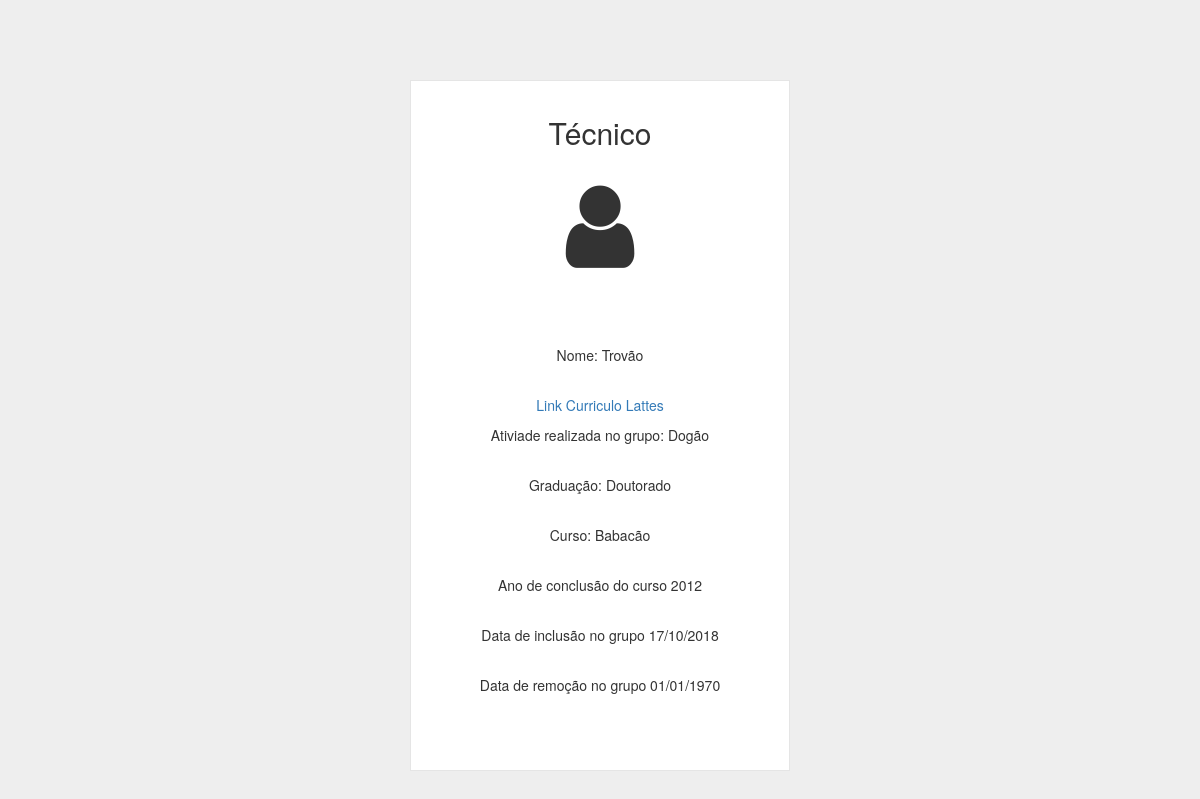
Page /codigos/PHP/tecnico.php?id=1 on the committed database.
### tables this page shows
CREATE TABLE IF NOT EXISTS `tecnicos` (
  `cod_tecnico` int(11) NOT NULL AUTO_INCREMENT,
  `nome` varchar(100) NOT NULL,
  `lattes` varchar(100) NOT NULL,
  `atividade_realizada` varchar(150) NOT NULL,
  `fk_graduacao` int(11) NOT NULL,
  `curso` varchar(100) DEFAULT NULL,
  `ano_conclusao` int(4) NOT NULL,
  `fk_cod_grupo` int(11) NOT NULL,
  `fk_especialidade` int(11) NOT NULL,
  `data_inicio` date NOT NULL,
  `data_fim` date DEFAULT NULL,
  `situacao` tinyint(4) NOT NULL COMMENT '1=ativo 0=inativo',
  PRIMARY KEY (`cod_tecnico`),
  KEY `fk_graducao` (`fk_graduacao`),
  KEY `grupo` (`fk_cod_grupo`),
  KEY `especialidade` (`fk_especialidade`)
);

CREATE TABLE IF NOT EXISTS `graduacoes` (
  `cod_graduacao` int(11) NOT NULL AUTO_INCREMENT,
  `nome_graduacao` varchar(60) NOT NULL,
  PRIMARY KEY (`cod_graduacao`)
);

### Codigos/PHP/tecnico.php (the view, shortened to what this page needs)
<!doctype html>
<html lang="en">
  <head>
    <link rel="stylesheet" href="https://stackpath.bootstrapcdn.com/bootstrap/4.1.3/css/bootstrap.min.css">
    <link rel="stylesheet" href="http://maxcdn.bootstrapcdn.com/bootstrap/3.3.6/css/bootstrap.min.css">
     <link href="//maxcdn.bootstrapcdn.com/bootstrap/3.3.0/css/bootstrap.min.css" rel="stylesheet" id="bootstrap-css">
    <link rel="stylesheet" href="https://maxcdn.bootstrapcdn.com/font-awesome/4.5.0/css/font-awesome.min.css">
       <link rel="stylesheet" type="text/css" href="../CSS/login.css">
  </head>
  <body>
    <div class="wrapper" >
      <form class="form-signin" method="post" action="validalogin.php">
         <div class="text-center">
          <h2 class="form-signin-heading">Técnico</h2>
          <h3><i class="fa fa-user fa-4x"></i></h3>
         </div>
<br><br><br>
<div class="text-center">
          <?php
            Include("conexao.php");
            $id = $_GET["id"];
            $consulta = "SELECT `cod_tecnico`, `nome`, `lattes`, `atividade_realizada`, `fk_graduacao`, `curso`, `ano_conclusao`, `data_inicio`, `data_fim` FROM `tecnicos` WHERE `cod_tecnico` = '$id'";
            $con = $mysqli->query($consulta) or die ($mysqli->error);
            $dados = $con->fetch_array();
            $grad = $dados["fk_graduacao"];
            $cgraduacao = "SELECT `nome_graduacao` FROM `graduacoes` WHERE `cod_graduacao` = $grad ";
            $con2 = $mysqli->query($cgraduacao) or die ($mysqli->error);
            $graduacoes = $con2->fetch_array();
            echo "<p>Nome: ".$dados["nome"]."</p> <br>";
            echo "<a href='".$dados["lattes"]."'><p>Link Curriculo Lattes</p></a>";
            echo "<p>Ativiade realizada no grupo: ".$dados["atividade_realizada"]."</p> <br>";
            echo " <p>Graduação: ".$graduacoes["nome_graduacao"]."</p> <br>";
            echo "<p>Curso: ".$dados["curso"]."</p> <br>";
            echo "<p>Ano de conclusão do curso ".$dados["ano_conclusao"]."</p> <br>";
            $inclusao = date('d/m/Y', strtotime($dados["data_inicio"]));
            echo "<p>Data de inclusão no grupo ".$inclusao."</p> <br>";
            $remocao = date('d/m/Y', strtotime($dados["data_fim"]));
            echo "<p>Data de remoção no grupo ".$remocao."</p> <br>";
           ?>
</div>
          </div>
  </body>
</html>

### Codigos/CSS/login.css (style rules this page uses)
body { background: #eee !important; }
.wrapper { margin-top: 80px; margin-bottom: 80px; }
.form-signin { max-width: 380px; padding: 15px 35px 45px; margin: 0 auto; background-color: #fff; border: 1px solid rgba(0,0,0,0.1); }
.form-signin-heading, .checkbox { margin-bottom: 30px; }

### rows in the picture
tecnicos: nome "Trovão", atividade_realizada "Dogão", curso "Babacão", ano_conclusao "2012", data_inicio "17/10/2018", data_fim "01/01/1970"
graduacoes: nome_graduacao "Doutorado"
